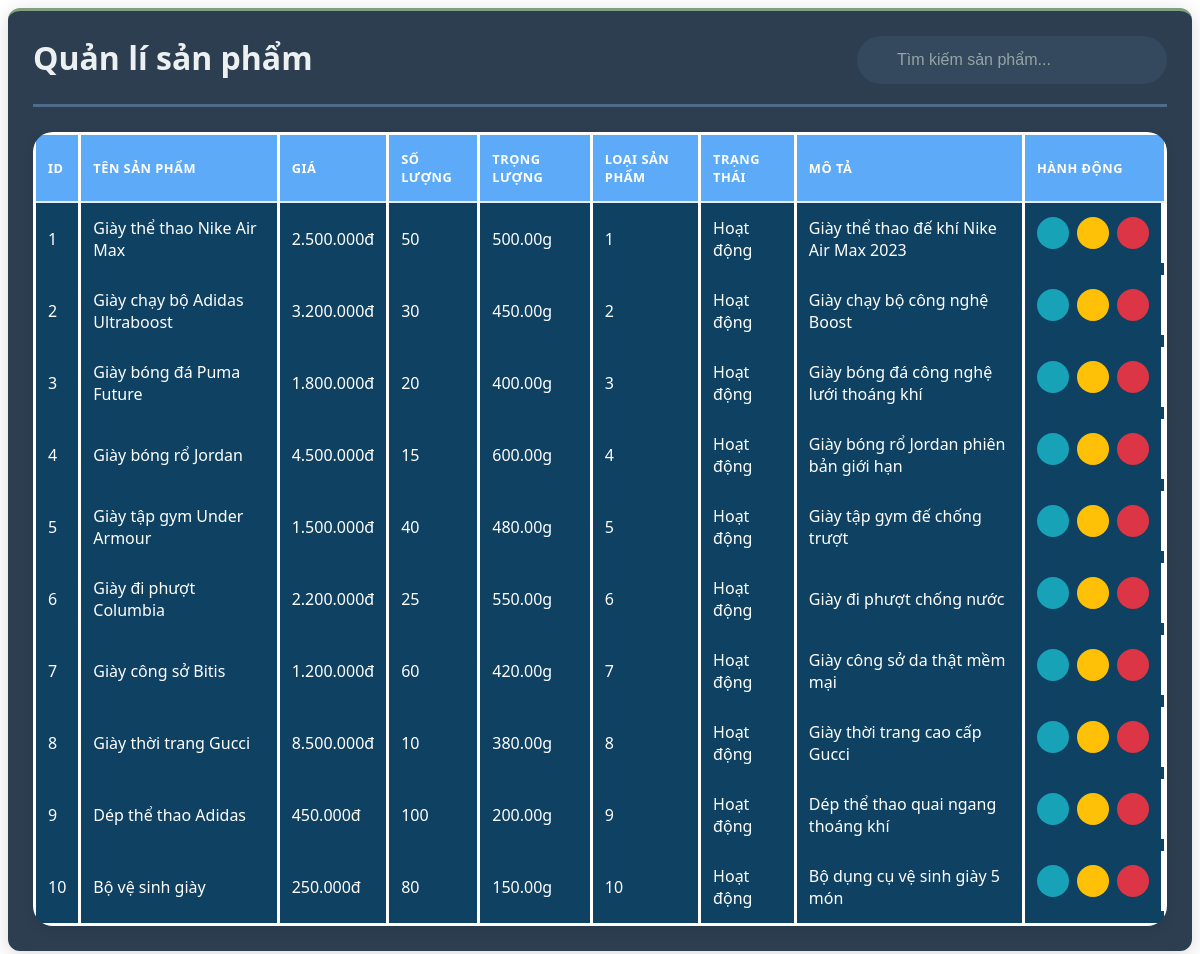
The page /admin/dashboard/dashboard_product.php on the database its author committed.
### tables this page shows
CREATE TABLE products
(
  id INT NOT NULL AUTO_INCREMENT,
  name VARCHAR(255) NOT NULL,
  quantity INT NOT NULL DEFAULT 0,
  description TEXT,
  price DECIMAL(10,2) NOT NULL,
  weight DECIMAL(10,2) NOT NULL COMMENT 'in grams',
  id_voucher INT,
  id_type_product INT NOT NULL,
  id_admin INT NOT NULL,
  id_supplier INT NOT NULL,
  is_active BOOLEAN DEFAULT TRUE,
  image_url VARCHAR(255) DEFAULT NULL,
  created_at TIMESTAMP DEFAULT CURRENT_TIMESTAMP,
  updated_at TIMESTAMP DEFAULT CURRENT_TIMESTAMP ON UPDATE CURRENT_TIMESTAMP,
  PRIMARY KEY (id),
  FOREIGN KEY (id_voucher) REFERENCES voucher(id) ON DELETE SET NULL,
  FOREIGN KEY (id_type_product) REFERENCES type_product(id) ON DELETE CASCADE,
  FOREIGN KEY (id_admin) REFERENCES admin(id) ON DELETE CASCADE,
  FOREIGN KEY (id_supplier) REFERENCES supplier(id) ON DELETE CASCADE
);

### database/database_sever.php (called while the page is built, shortened)
<?php
    class database_sever{
        private $host = 'localhost';
        private $username = 'root';
        private $password = '';
        public $conn = null;
        public function __construct($db_name="bangiay"){
            $this->db_name = $db_name;
        try {
            $this->conn = new PDO(
                'mysql:host=' . $this->host . ';dbname=' . $this->db_name,
                $this->username,
                $this->password
            );
            $this->conn->setAttribute(PDO::ATTR_ERRMODE, PDO::ERRMODE_EXCEPTION);
            $this->conn->setAttribute(PDO::ATTR_DEFAULT_FETCH_MODE, PDO::FETCH_ASSOC);
            $this->conn->setAttribute(PDO::ATTR_EMULATE_PREPARES, false);
        } catch(PDOException $e) {
            error_log("Connection Error: " . $e->getMessage());
            throw new Exception("Database connection failed");
        }
        }
        public function view_table($string_query,$param=[]){
            try{
                $this->stmt = $this->conn->prepare($string_query);
                $this->stmt->execute($param);
                return $this->stmt->fetchAll();
            } catch(PDOException $e) {
                echo "Lỗi: " . $e->getMessage();
            }
        }
    }
?>

### dao/ProductDao.php (called while the page is built, shortened)
<?php
require_once __DIR__ . '/../DTO/ProductDTO.php';
require_once __DIR__ . '/../database/database_sever.php';
class ProductDao {
    private $db;
    public function __construct() {
        $this->db = new database_sever();
    }
    public function view_all() {
        $sql = "SELECT * FROM products";
        $results = $this->db->view_table($sql);
        $products = [];
        foreach ($results as $row) {
            $products[] = new ProductDTO($row);
        }
        return $products;
    }
}
?>
<?php $table_products = new ProductDao();?>

### DTO/ProductDTO.php (called while the page is built, shortened)
<?php
class ProductDTO {
    public function __construct($data) {
        $this->id = $data['id'] ?? null;
        $this->name = $data['name'] ?? '';
        $this->quantity = $data['quantity'] ?? 0;
        $this->description = $data['description'] ?? null;
        $this->price = $data['price'] ?? 0.0;
        $this->weight = $data['weight'] ?? 0.0;
        $this->id_type_product = $data['id_type_product'] ?? null;
        $this->is_active = $data['is_active'] ?? true;
    }
}
?>

### admin/dashboard/table/product_management.php (the view, shortened to what this page needs)
<?php
require_once __DIR__ . "/../../../dao/ProductDao.php";
$products = $table_products->view_all();
?>
<link rel="stylesheet" href="css/admin_style/dashboard/table_main.css">
<link rel="stylesheet" href="https://cdnjs.cloudflare.com/ajax/libs/font-awesome/6.0.0/css/all.min.css">
<div class=" product-management object-management active">
    <table class="data-table">
        <thead>
            <tr>
                <th>ID</th>
                <th>Tên sản phẩm</th>
                <th>Giá</th>
                <th>Số lượng</th>
                <th>Trọng lượng</th>
                <th>Loại sản phẩm</th>
                <th>Trạng thái</th>
                <th>Mô tả</th>
                <th>Hành động</th>
            </tr>
        </thead>
        <tbody>
            <?php foreach ($products as $product): ?>
                <tr>
                    <td><?= $product->id ?></td>
                    <td>
                        <div class="product-name">
                            <?= $product->name ?>
                        </div>
                    </td>
                    <td><?= number_format($product->price, 0, ',', '.') ?>đ</td>
                    <td><?= $product->quantity ?></td>
                    <td><?= $product->weight ?>g</td>
                    <td><?= $product->id_type_product ?></td>
                    <td>
                        <span class="status-badge <?= $product->is_active ? 'active' : 'inactive' ?>">
                            <?= $product->is_active ? 'Hoạt động' : 'Ngừng bán' ?>
                        </span>
                    </td>
                    <td><?= htmlspecialchars(substr($product->description ?? 'Không có mô tả', 0, 50)) . (strlen($product->description ?? '') > 50 ? '...' : '') ?></td>
                    <td class='row button-update'>
                        <button class='action-btn view-btn' data-action='view-product' data-id='<?= $product->id ?>'>
                        </button>
                        <button class='action-btn edit-btn' data-action='update-product' data-id='<?= $product->id ?>'>
                        </button>
                        <button class='action-btn delete-btn' data-action='delete-product' data-id='<?= $product->id ?>'>
                        </button>
                    </td>
                </tr>
            <?php endforeach; ?>
        </tbody>
    </table>
</div>

### css/admin_style/dashboard/table_main.css (style rules this page uses)
.object-management { background: #0f4162; margin-top: 25px; border-radius: 20px; box-shadow: 0 4px 12px rgba(0, 0, 0, 0.08); overflow-x: auto; }
.data-table { width: 100%; color: white; border-collapse: collapse; border-radius: 20px; border: 3px white solid; font-family: 'Segoe UI', Tahoma, Geneva, Verdana, sans-serif; }
.data-table thead { background-color: #5dabf8; border-bottom: 2px solid #e9ecef; }
.data-table th { padding: 15px 12px; text-align: left; font-weight: 600; text-transform: uppercase; font-size: 0.8rem; letter-spacing: 0.5px; border-right: 3px white solid; }
.data-table tbody tr { transition: all 0.2s ease; }
.data-table td { padding: 14px 12px; vertical-align:middle; border-right: 3px white solid; }
.button-update { display: flex; gap: 8px; justify-content:space-evenly; }
.action-btn { width: 32px; height: 32px; border-radius: 50%; display: flex; align-items: center; justify-content: center; border: none; cursor: pointer; transition: all 0.2s ease; font-size: 16px; }
.view-btn { background-color: #17a2b8; }
.edit-btn { background-color: #ffc107; }
.delete-btn { background-color: #dc3545; }

### rows shown on the page
products: id "1", name "Giày thể thao Nike Air Max", price "2.500.000", quantity "50", weight "500.00", id_type_product "1", is_active "Hoạt động", description "Giày thể thao đế khí Nike Air Max 2023"
products: id "2", name "Giày chạy bộ Adidas Ultraboost", price "3.200.000", quantity "30", weight "450.00", id_type_product "2", is_active "Hoạt động", description "Giày chạy bộ công nghệ Boost"
products: id "3", name "Giày bóng đá Puma Future", price "1.800.000", quantity "20", weight "400.00", id_type_product "3", is_active "Hoạt động", description "Giày bóng đá công nghệ lưới thoáng khí"
products: id "4", name "Giày bóng rổ Jordan", price "4.500.000", quantity "15", weight "600.00", id_type_product "4", is_active "Hoạt động", description "Giày bóng rổ Jordan phiên bản giới hạn"
products: id "5", name "Giày tập gym Under Armour", price "1.500.000", quantity "40", weight "480.00", id_type_product "5", is_active "Hoạt động", description "Giày tập gym đế chống trượt"
products: id "6", name "Giày đi phượt Columbia", price "2.200.000", quantity "25", weight "550.00", id_type_product "6", is_active "Hoạt động", description "Giày đi phượt chống nước"
products: id "7", name "Giày công sở Bitis", price "1.200.000", quantity "60", weight "420.00", id_type_product "7", is_active "Hoạt động", description "Giày công sở da thật mềm mại"
products: id "8", name "Giày thời trang Gucci", price "8.500.000", quantity "10", weight "380.00", id_type_product "8", is_active "Hoạt động", description "Giày thời trang cao cấp Gucci"
products: id "9", name "Dép thể thao Adidas", price "450.000", quantity "100", weight "200.00", id_type_product "9", is_active "Hoạt động", description "Dép thể thao quai ngang thoáng khí"
products: id "10", name "Bộ vệ sinh giày", price "250.000", quantity "80", weight "150.00", id_type_product "10", is_active "Hoạt động", description "Bộ dụng cụ vệ sinh giày 5 món"
